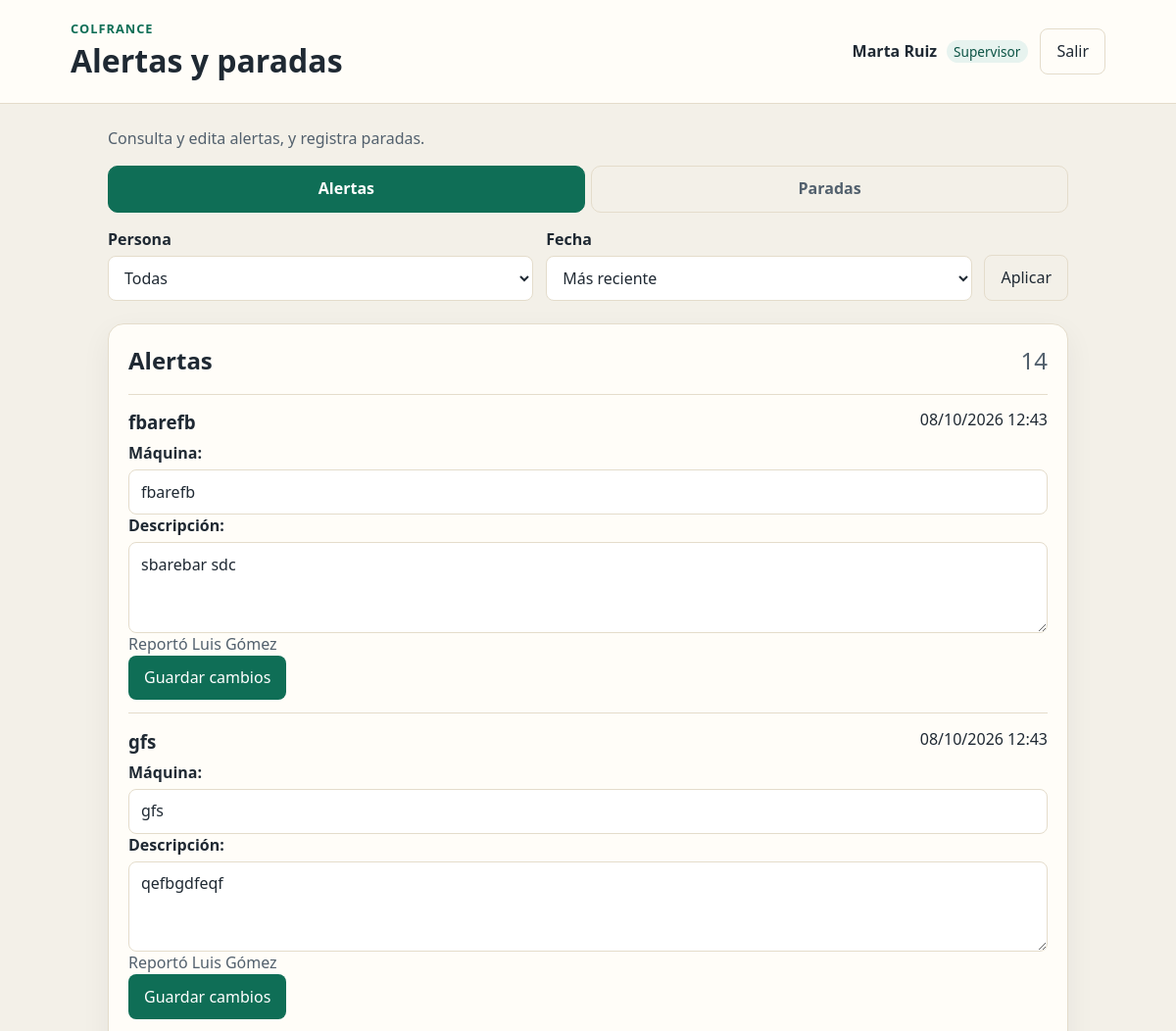
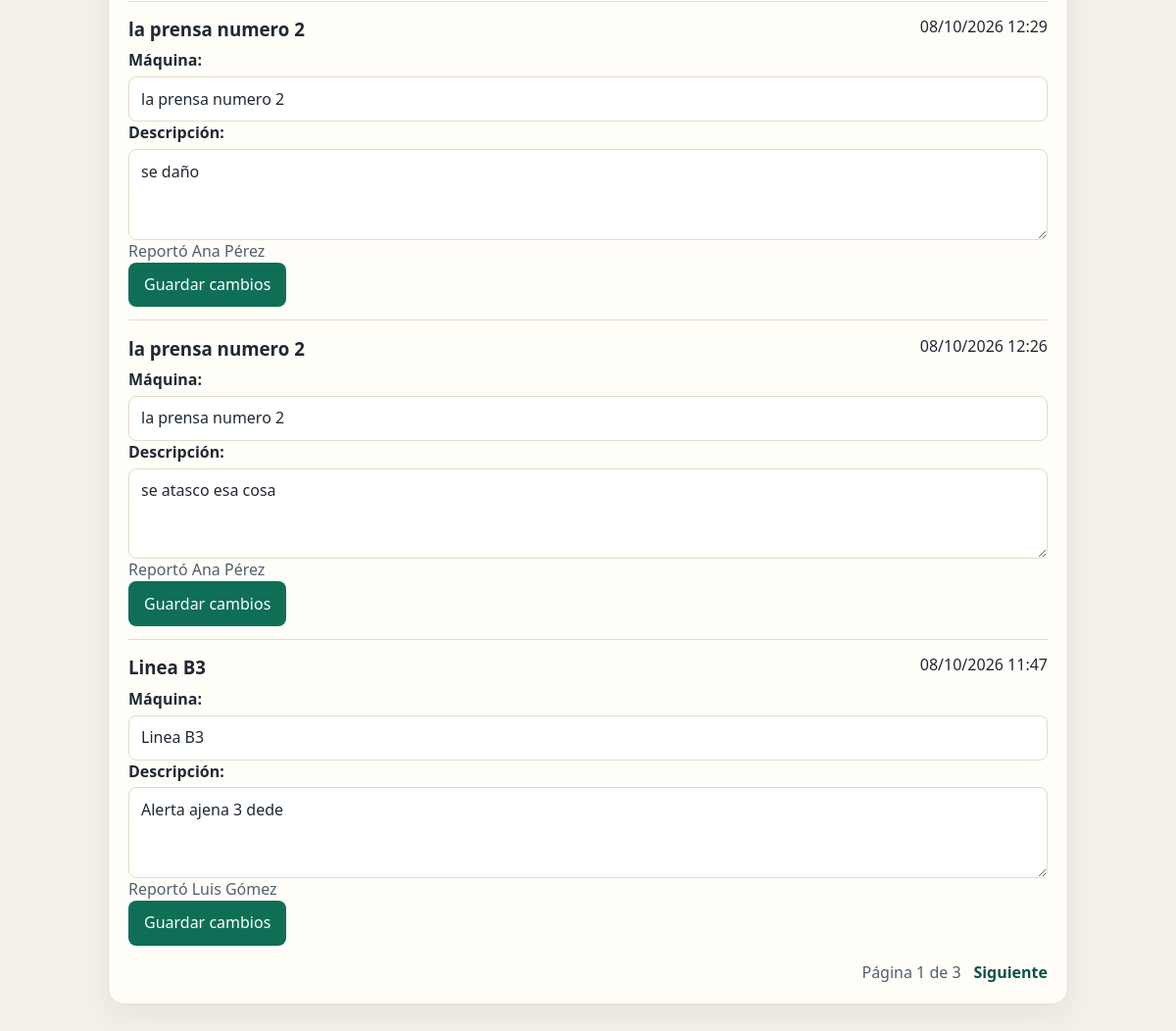
The page / (signed in) on the database its author committed (2 pictures, top to bottom).
### operaciones/models.py (models this page shows, shortened)
class Perfil(models.Model):
    usuario = models.OneToOneField(
        settings.AUTH_USER_MODEL,
        on_delete=models.CASCADE,
        related_name='perfil',
    )
    nombre = models.CharField('nombre', max_length=120)
    telefono = models.CharField('teléfono', max_length=15, validators=[telefono_valido])
    cedula = models.CharField(
        'cédula',
        max_length=12,
        unique=True,
        validators=[cedula_valida],
    )
    class Meta:
        verbose_name = 'perfil'
        verbose_name_plural = 'perfiles'

class Alerta(models.Model):
    maquina = models.CharField('máquina', max_length=100)
    descripcion = models.TextField('descripción')
    usuario = models.ForeignKey(
        settings.AUTH_USER_MODEL,
        on_delete=models.PROTECT,
        related_name='alertas',
        verbose_name='usuario',
    )
    fecha = models.DateTimeField('fecha', auto_now_add=True)
    class Meta:
        verbose_name = 'alerta'
        verbose_name_plural = 'alertas'
        ordering = ['-fecha', '-pk']

### operaciones/views.py (the view, shortened to what this page needs)
# urls.py: path('', views.principal, name='principal'),
@login_required
def principal(request):
    rol = rol_de(request.user)
    alerta_form = AlertaForm(prefix='nueva')
    parada_form = ParadaForm(prefix='nueva')
    editar_errores = {}
    cancelar_errores = {}
    estado = 200
    vista, orden, persona = parametros(request)
    if rol == 'operario':
        vista = 'alertas'
    alertas, paradas = consulta(request.user, rol, persona, orden)
    personas = []
    if rol in ('supervisor', 'jefe'):
        personas = User.objects.filter(perfil__isnull=False).select_related('perfil').order_by(
            'perfil__nombre'
        )
    pagina_alertas = paginar(alertas, numero_pagina(request, 'alertas'))
    pagina_paradas = paginar(paradas, numero_pagina(request, 'paradas'))
    edicion = []
    for alerta in pagina_alertas:
        if rol == 'supervisor':
            formulario = editar_errores.get(alerta.pk) or AlertaForm(
                instance=alerta,
                prefix=f'editar-{alerta.pk}',
            )
        else:
            formulario = None
        edicion.append((alerta, formulario))
    listado_paradas = []
    for parada in pagina_paradas:
        if rol == 'jefe' and parada.cancelada_en is None:
            formulario = cancelar_errores.get(parada.pk) or CancelacionForm(
                prefix=f'cancelar-{parada.pk}',
            )
        else:
            formulario = None
        listado_paradas.append((parada, formulario))
    return render(
        request,
        'operaciones/principal.html',
        {
            'rol': rol,
            'rol_etiqueta': ETIQUETAS.get(rol, 'Sin rol'),
            'rol_descripcion': DESCRIPCIONES.get(rol, 'Esta cuenta no tiene un rol asignado.'),
            'alerta_form': alerta_form,
            'parada_form': parada_form,
            'perfil': getattr(request.user, 'perfil', None),
            'edicion': edicion,
            'listado_paradas': listado_paradas,
            'pagina_alertas': pagina_alertas,
            'pagina_paradas': pagina_paradas,
            'vista': vista,
            'orden': orden,
            'persona': persona,
            'personas': personas,
        },
        status=estado,
    )

### operaciones/forms.py (shortened to what this page needs)
class AlertaForm(forms.ModelForm):
    class Meta:
        model = Alerta
        fields = ['maquina', 'descripcion']
        labels = {
            'maquina': 'Máquina',
            'descripcion': 'Descripción',
        }
        widgets = {
            'maquina': forms.TextInput(attrs={'placeholder': 'Ej. Prensa 1'}),
            'descripcion': forms.Textarea(attrs={'rows': 3, 'placeholder': 'Qué ocurrió'}),
        }
    def __init__(self, *args, **kwargs):
        super().__init__(*args, **kwargs)
        self.fields['maquina'].error_messages['required'] = 'Indique la máquina.'
        self.fields['descripcion'].error_messages['required'] = (
            'La descripción no puede estar vacía.'
        )

### operaciones/roles.py (called while the page is built)
def rol_de(user):
    if not getattr(user, 'is_authenticated', False):
        return None
    nombres = set(user.groups.values_list('name', flat=True))
    for nombre in ROLES:
        if nombre in nombres:
            return nombre
    return None

### operaciones/templatetags/operaciones.py (called while the page is built)
@register.filter
def nombre_persona(usuario):
    perfil = getattr(usuario, 'perfil', None)
    if perfil and perfil.nombre:
        return perfil.nombre
    return usuario.get_username()

### operaciones/views.py (called while the page is built)
def parametros(request):
    origen = request.POST if request.method == 'POST' else request.GET
    vista = origen.get('vista', 'alertas')
    if vista not in ('alertas', 'paradas'):
        vista = 'alertas'
    orden = origen.get('orden', 'reciente')
    if orden not in ('reciente', 'antiguo'):
        orden = 'reciente'
    persona = origen.get('persona', '')
    if not str(persona).isdigit():
        persona = ''
    return vista, orden, persona

def consulta(user, rol, persona, orden):
    if rol == 'operario':
        alertas = Alerta.objects.filter(usuario=user)
        paradas = Parada.objects.none()
    elif rol in ('supervisor', 'jefe'):
        alertas = Alerta.objects.all()
        paradas = Parada.objects.all()
        if persona:
            alertas = alertas.filter(usuario_id=persona)
            paradas = paradas.filter(usuario_id=persona)
    else:
        alertas = Alerta.objects.none()
        paradas = Parada.objects.none()
    if orden == 'antiguo':
        alertas = alertas.order_by('fecha', 'pk')
        paradas = paradas.order_by('inicio', 'pk')
    else:
        alertas = alertas.order_by('-fecha', '-pk')
        paradas = paradas.order_by('-inicio', '-pk')
    return (
        alertas.select_related('usuario__perfil'),
        paradas.select_related('usuario__perfil', 'cancelada_por__perfil'),
    )

### operaciones/templates/operaciones/principal.html (shortened to what this page needs)
{% extends "operaciones/base.html" %}
{% load operaciones %}
{% block cuerpo %}
<header class="barra">
  <div>
    <p class="marca">Colfrance</p>
    <h1>Alertas y paradas</h1>
  </div>
  <div class="sesion">
    <p>
      <strong>{% if perfil %}{{ perfil.nombre }}{% else %}{{ user.username }}{% endif %}</strong>
      <span class="rol">{{ rol_etiqueta }}</span>
    </p>
    <button type="button" class="secundario" id="abrir-salida">Salir</button>
  </div>
</header>
<main class="pagina">
  <p class="ayuda">{{ rol_descripcion }}</p>
  {% if rol == "supervisor" or rol == "jefe" %}
    <nav class="pestanas" aria-label="Reportes">
      <a href="?vista=alertas&persona={{ persona }}&orden={{ orden }}" class="{% if vista == 'alertas' %}activa{% endif %}" {% if vista == "alertas" %}aria-current="page"{% endif %}>
        Alertas
      </a>
      <a href="?vista=paradas&persona={{ persona }}&orden={{ orden }}" class="{% if vista == 'paradas' %}activa{% endif %}" {% if vista == "paradas" %}aria-current="page"{% endif %}>
        Paradas
      </a>
    </nav>
    <form method="get" class="filtros">
      <div class="campo">
        <label for="filtro-persona">Persona</label>
        <select id="filtro-persona" name="persona">
          <option value="">Todas</option>
        </select>
      </div>
      <div class="campo">
        <label for="filtro-orden">Fecha</label>
        <select id="filtro-orden" name="orden">
          <option value="reciente" {% if orden == "reciente" %}selected{% endif %}>Más reciente</option>
        </select>
      </div>
      <button type="submit" class="secundario">Aplicar</button>
    </form>
  {% endif %}
  {% if rol == "operario" or vista == "alertas" %}
  <section class="tarjeta" id="alertas">
    <h2>Alertas <span>{{ pagina_alertas.paginator.count }}</span></h2>
    {% if edicion %}
      <ul class="lista">
        {% for alerta, formulario in edicion %}
          <li>
            <article>
              <header>
                <h3>{{ alerta.maquina }}</h3>
                <time datetime="{{ alerta.fecha|date:'c' }}">{{ alerta.fecha|date:"d/m/Y H:i" }}</time>
              </header>
              {% if formulario %}
                <form method="post" data-confirma="¿Seguro que desea guardar los cambios de esta alerta?" data-aceptar="Sí, guardar" novalidate>
                  {% for field in formulario %}
                    <div class="campo">
                      {{ field.label_tag }}
                      {{ field }}
                    </div>
                  {% endfor %}
                  <p class="meta">Reportó {{ alerta.usuario|nombre_persona }}</p>
                  <button type="submit">Guardar cambios</button>
                </form>
              {% else %}
                <p>{{ alerta.descripcion }}</p>
                <p class="meta">Reportó {{ alerta.usuario|nombre_persona }}</p>
              {% endif %}
            </article>
          </li>
        {% endfor %}
      </ul>
      {% include "operaciones/paginacion.html" with pagina=pagina_alertas clave="alertas" otra=pagina_paradas otra_clave="paradas" %}
    {% else %}
      <p class="vacio">Todavía no hay alertas para mostrar.</p>
    {% endif %}
  </section>
  {% endif %}
</main>
{% endblock %}

### operaciones/static/operaciones/estilos.css (style rules this page uses)
:root { color-scheme: light; --fondo: #f3f0e8; --papel: #fffdf8; --tinta: #1f2933; --suave: #52606d; --linea: #e4dccb; --acento: #0f6e56; --acento-oscuro: #0b5344; --aviso: #8a5a00; --peligro: #8f2d2d; --sombra: 0 10px 30px rgba(31, 41, 51, 0.06); }
* { box-sizing: border-box; }
body { margin: 0; min-height: 100vh; background: var(--fondo); color: var(--tinta); font-family: "Segoe UI", Candara, sans-serif; line-height: 1.45; }
h1, h2, h3, p { margin: 0; }
button, input, textarea { font: inherit; }
button { border: 0; border-radius: 8px; padding: 0.7rem 1rem; background: var(--acento); color: white; cursor: pointer; }
button.secundario { background: transparent; color: var(--tinta); border: 1px solid var(--linea); }
.marca { color: var(--acento); font-size: 0.8rem; font-weight: 700; letter-spacing: 0.08em; text-transform: uppercase; }
.ayuda, .meta, .vacio { color: var(--suave); }
.tarjeta { background: var(--papel); border: 1px solid var(--linea); border-radius: 16px; box-shadow: var(--sombra); padding: 1.25rem; }
.campo { display: grid; gap: 0.3rem; }
label { font-weight: 600; }
input, textarea { width: 100%; border: 1px solid var(--linea); border-radius: 8px; padding: 0.65rem 0.75rem; background: white; color: var(--tinta); }
.barra { display: flex; justify-content: space-between; gap: 1rem; align-items: center; padding: 1.25rem 6vw; background: var(--papel); border-bottom: 1px solid var(--linea); }
.sesion { display: flex; align-items: center; gap: 0.8rem; }
.rol { display: inline-block; margin-left: 0.35rem; padding: 0.1rem 0.45rem; border-radius: 999px; background: #e7f3ef; color: var(--acento-oscuro); font-size: 0.85rem; }
.pagina { width: min(980px, calc(100% - 2rem)); margin: 1.5rem auto 3rem; display: grid; gap: 1rem; }
.pagina h2 { display: flex; justify-content: space-between; align-items: baseline; margin-bottom: 0.8rem; }
.pagina h2 span { color: var(--suave); font-weight: 500; }
.pestanas { display: flex; gap: 0.4rem; }
.pestanas a { flex: 1; padding: 0.7rem 1rem; border: 1px solid var(--linea); border-radius: 10px; background: transparent; color: var(--suave); text-align: center; text-decoration: none; font-weight: 600; }
.pestanas a.activa { background: var(--acento); border-color: var(--acento); color: white; }
.filtros { display: grid; grid-template-columns: 1fr 1fr auto; gap: 0.8rem; align-items: end; margin-bottom: 0.4rem; }
select { width: 100%; border: 1px solid var(--linea); border-radius: 8px; padding: 0.65rem 0.75rem; background: white; color: var(--tinta); font: inherit; }
.lista { list-style: none; margin: 1rem 0 0; padding: 0; display: grid; gap: 0.8rem; }
.lista article { border-top: 1px solid var(--linea); padding-top: 0.9rem; display: grid; gap: 0.45rem; }
.lista header, .duracion { display: flex; justify-content: space-between; gap: 1rem; }

### rows shown on the page
Perfil: nombre "Marta Ruiz"
Alerta: maquina "fbarefb", fecha "08/10/2026 12:43", label_tag "Máquina:" "Descripción:", formulario "fbarefb" "sbarebar sdc", usuario|nombre_persona "Luis Gómez"
Alerta: maquina "gfs", fecha "08/10/2026 12:43", label_tag "Máquina:" "Descripción:", formulario "gfs" "qefbgdfeqf", usuario|nombre_persona "Luis Gómez"
Alerta: maquina "la prensa numero 2", fecha "08/10/2026 12:29", label_tag "Máquina:" "Descripción:", formulario "la prensa numero 2" "se daño", usuario|nombre_persona "Ana Pérez"
Alerta: maquina "la prensa numero 2", fecha "08/10/2026 12:26", label_tag "Máquina:" "Descripción:", formulario "la prensa numero 2" "se atasco esa cosa", usuario|nombre_persona "Ana Pérez"
Alerta: maquina "Linea B3", fecha "08/10/2026 11:47", label_tag "Máquina:" "Descripción:", formulario "Linea B3" "Alerta ajena 3 dede", usuario|nombre_persona "Luis Gómez"

### other values the page prints
{{ rol_etiqueta }} "Supervisor"
{{ rol_descripcion }} "Consulta y edita alertas, y registra paradas."
{{ pagina_alertas.paginator.count }} "14"
{{ pagina.number }} "1"
{{ pagina.paginator.num_pages }} "3"
